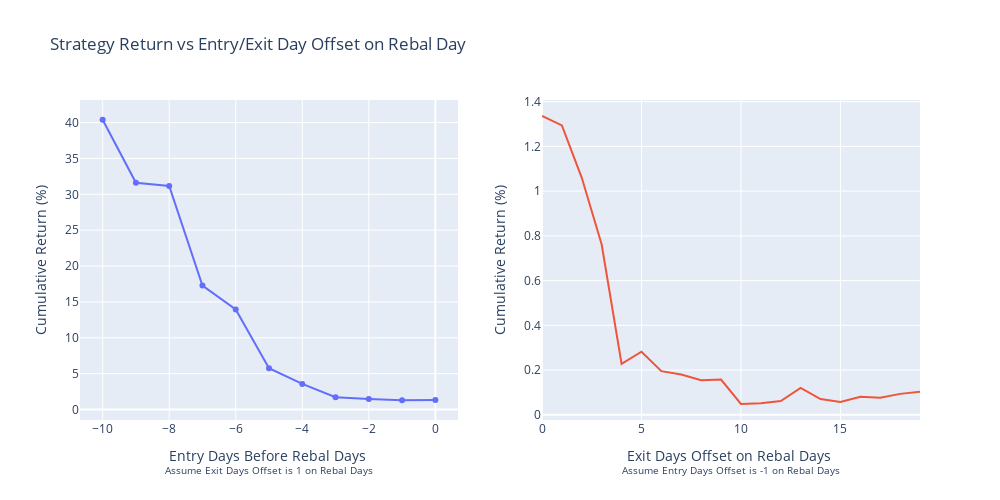

Notebook code cell kept with this figure:
### Code cell
fig = make_subplots(1,2)
fig.update_layout(width=1000, height=500, title='Strategy Return vs Entry/Exit Day Offset on Rebal Day')

entry_offset_range = np.arange(-10,1)
exit_offset_range= np.arange(0,20,1)

entry_rets = []
exit_rets = []

c2c_ret = raw['Close'] / raw['Close'].shift(1) - 1
o2c_ret = raw['Close'] / raw['Open'] - 1

for o in entry_offset_range:
    position, temp = generate_position(o, exit_offset)

    position_entry = position[position.abs().diff() == 1].fillna(0)
    position_hold = position[position.abs().diff() == 0].fillna(0)
    ret = position_entry * o2c_ret + position_hold * c2c_ret
    port_ret = ret.sum(axis=1)
    entry_rets.append(cumulative_return(port_ret)[-1])

for o in exit_offset_range:
    position, temp = generate_position(entry_offset, o)

    position_entry = position[position.abs().diff() == 1].fillna(0)
    position_hold = position[position.abs().diff() == 0].fillna(0)
    ret = position_entry * o2c_ret + position_hold * c2c_ret
    port_ret = ret.sum(axis=1)
    exit_rets.append(cumulative_return(port_ret)[-1])        
    
fig.add_trace(go.Scatter(x=entry_offset_range, y=entry_rets, showlegend=False), row=1, col=1)
fig.add_trace(go.Scatter(x=exit_offset_range, y=exit_rets, showlegend=False), row=1, col=2)

fig['layout']['yaxis']['title'] = 'Cumulative Return (%)'
fig['layout']['xaxis']['title'] = f'Entry Days Before Rebal Days <br><sup>Assume Exit Days Offset is {exit_offset} on Rebal Days</sup>'

fig['layout']['yaxis2']['title'] = 'Cumulative Return (%)'
fig['layout']['xaxis2']['title'] = f'Exit Days Offset on Rebal Days <br><sup>Assume Entry Days Offset is {entry_offset} on Rebal Days</sup>'


fig.show()

### Figure 1 — Plotly figure (JSON) as saved in the notebook; plotly's stock layout.template omitted (floating-point values rounded to 4 significant figures)
{"data": [{"showlegend": false, "type": "scatter", "x": [-10, -9, -8, -7, -6, -5, -4, -3, -2, -1, 0], "xaxis": "x", "y": [40.39, 31.6, 31.17, 17.28, 13.94, 5.76, 3.574, 1.712, 1.478, 1.294, 1.314], "yaxis": "y"}, {"showlegend": false, "type": "scatter", "x": [0, 1, 2, 3, 4, 5, 6, 7, 8, 9, 10, 11, 12, 13, 14, 15, 16, 17, 18, 19], "xaxis": "x2", "y": [1.336, 1.294, 1.059, 0.7611, 0.2275, 0.2821, 0.1951, 0.1798, 0.1549, 0.1576, 0.04827, 0.05189, 0.06127, 0.12, 0.07024, 0.05778, 0.08076, 0.07603, 0.0935, 0.1031], "yaxis": "y2"}], "layout": {"height": 500, "title": {"text": "Strategy Return vs Entry/Exit Day Offset on Rebal Day"}, "width": 1000, "xaxis": {"anchor": "y", "domain": [0, 0.45], "title": {"text": "Entry Days Before Rebal Days <br><sup>Assume Exit Days Offset is 1 on Rebal Days</sup>"}}, "xaxis2": {"anchor": "y2", "domain": [0.55, 1], "title": {"text": "Exit Days Offset on Rebal Days <br><sup>Assume Entry Days Offset is -1 on Rebal Days</sup>"}}, "yaxis": {"anchor": "x", "domain": [0, 1], "title": {"text": "Cumulative Return (%)"}}, "yaxis2": {"anchor": "x2", "domain": [0, 1], "title": {"text": "Cumulative Return (%)"}}}}
